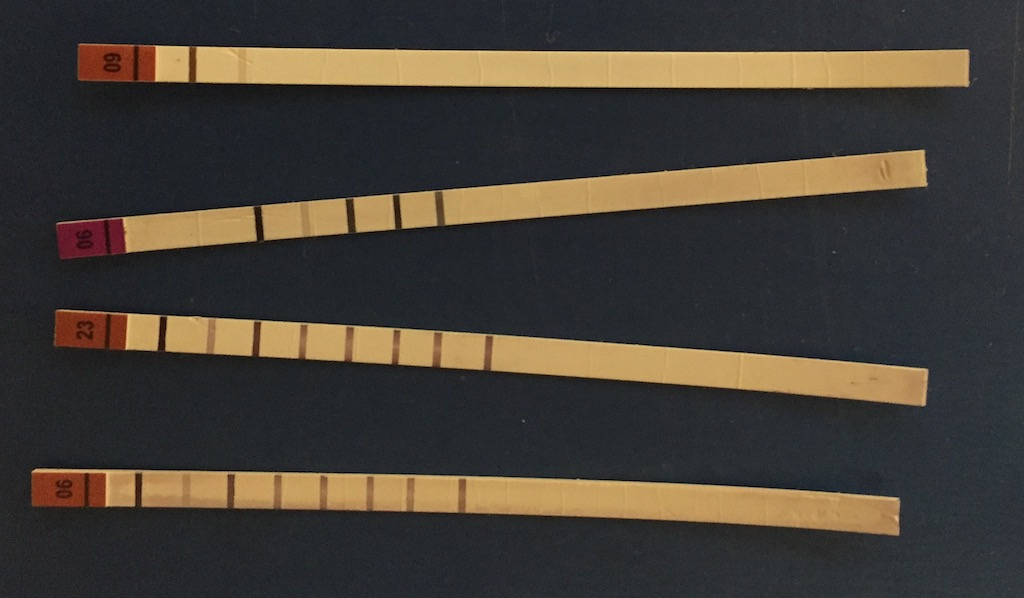
#> input picture test/scene.jpg, 1024 x 598 px
$ python corner.py
#> lines starting #> are read from the running program, lines starting #| are printed output that depends on the picture; after the words box and inside, x2 and y2 are one past the last pixel; in counts of white or black regions, pixels touching at a corner belong together
import cv2
import numpy as np

filename = 'scene.jpg'
img = cv2.imread(filename)
#> img is the input picture: shape (598, 1024, 3); mean B, G, R 54.6, 62.8, 69.1
gray = cv2.cvtColor(img,cv2.COLOR_BGR2GRAY)
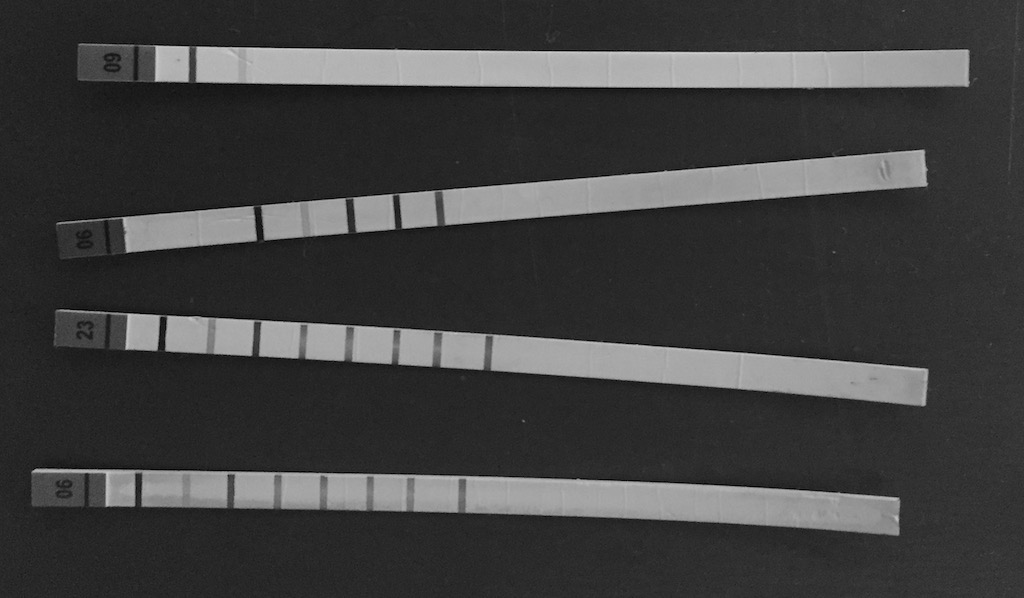
#> gray: shape (598, 1024); min 0, max 210, mean 63.8

gray = np.float32(gray)
dst = cv2.cornerHarris(gray,2,3,0.04)
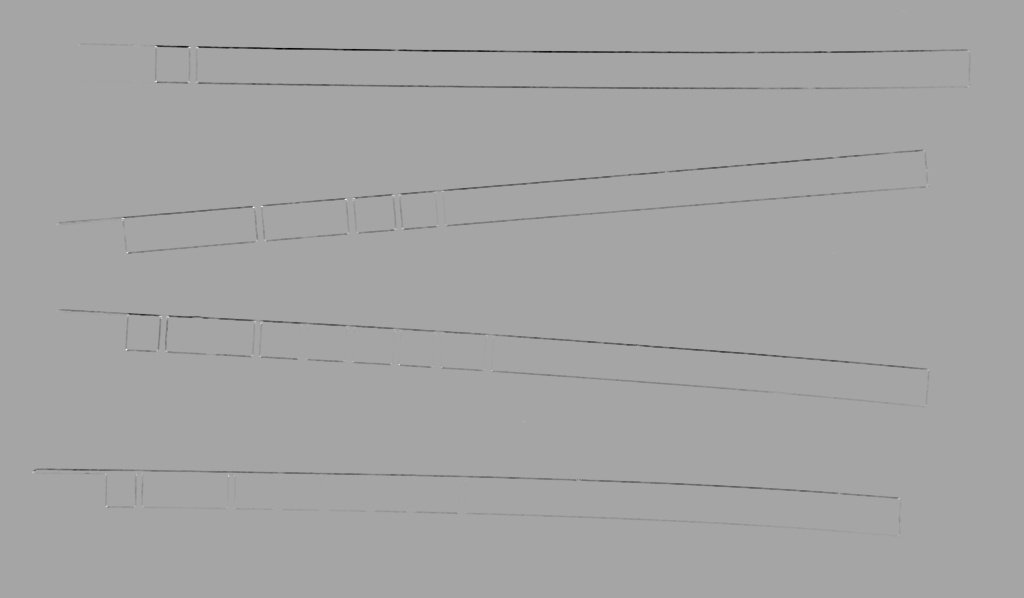
#> dst: shape (598, 1024) float32; min -28986868, max 15655682, mean -157668.5; drawn with min black and max white

#result is dilated for marking the corners, not important
dst = cv2.dilate(dst,None)
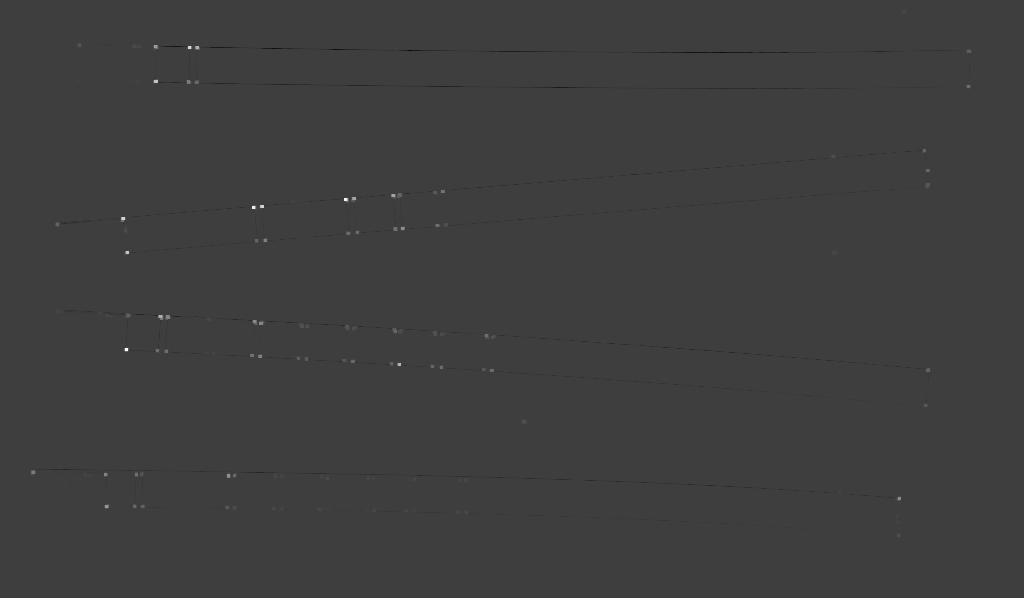
#> dst: shape (598, 1024) float32; min -5082104.5, max 15655682, mean 555; drawn with min black and max white

# Threshold for an optimal value, it may vary depending on the image.
img[dst>0.01*dst.max()]=[0,0,255]
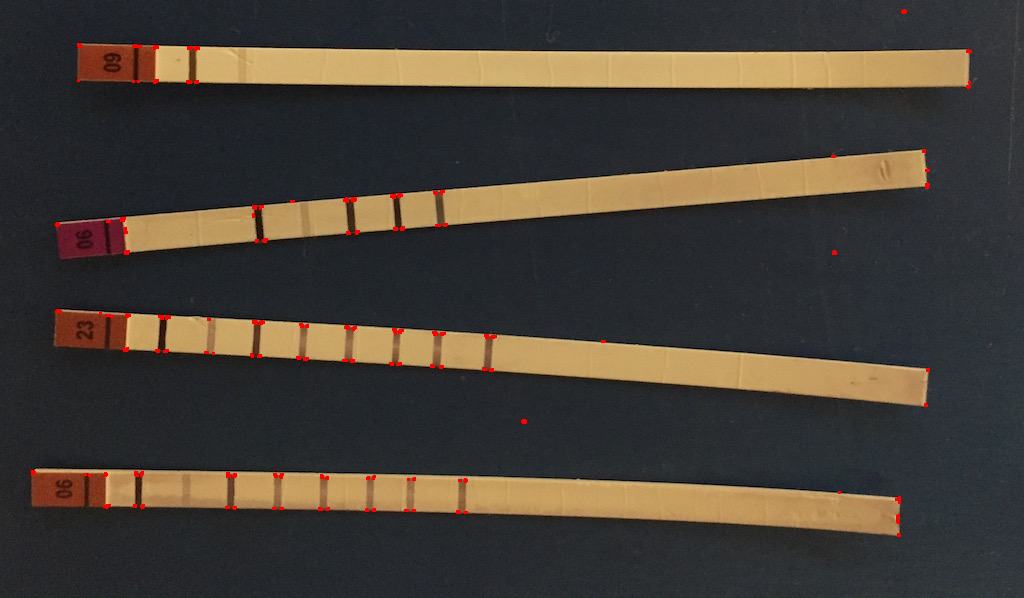
#> img: shape (598, 1024, 3); 0.39% of pixels changed, all inside (x1, y1, x2, y2) = (31, 9, 972, 537)

cv2.imshow('dst',dst)
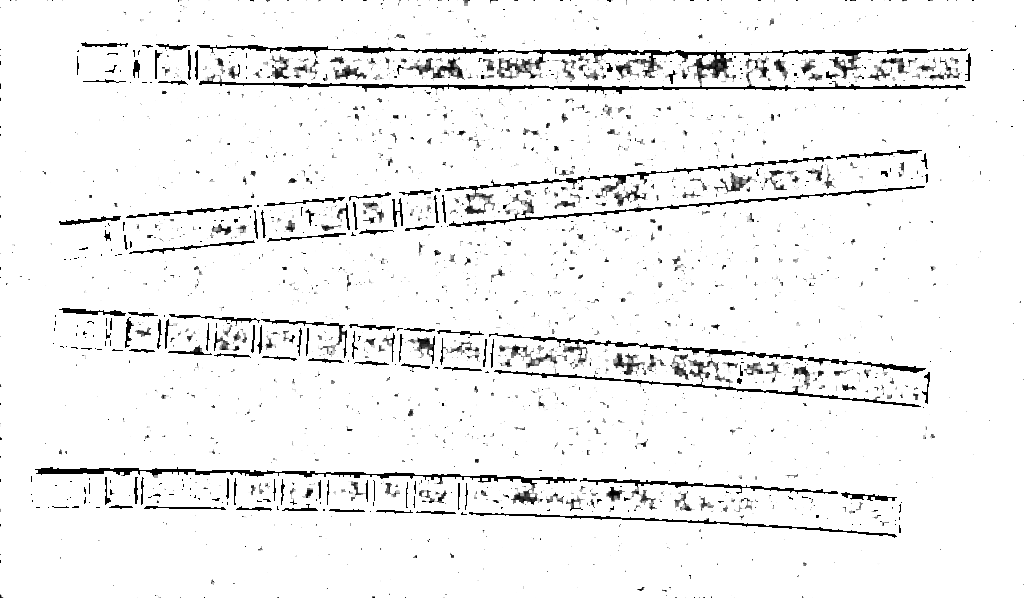
#> window 'dst': shape (598, 1024); min 0, max 255, mean 241.2
if cv2.waitKey(0) & 0xff == 27:
#> (key Esc is pressed here)
    cv2.destroyAllWindows()

$ run again, with test/object.jpg copied over test/scene.jpg
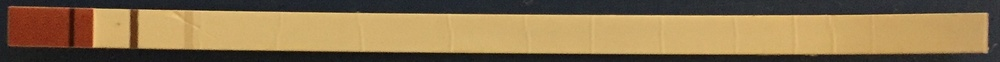
#> input picture test/object.jpg, 1000 x 62 px, shrunk from 2362 x 147 before the run
#> img is the input picture: shape (62, 1000, 3); mean B, G, R 77.6, 114.4, 138.5
#> `dst = cv2.dilate(dst,None)`:
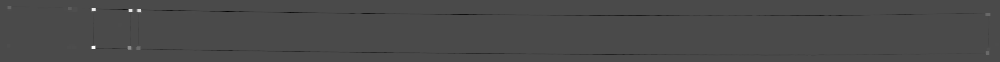
#> dst: shape (62, 1000) float32; min -4997515.5, max 12091108, mean -23306.3; drawn with min black and max white
#> img: shape (62, 1000, 3); 0.45% of pixels changed, all inside (x1, y1, x2, y2) = (7, 6, 991, 55)
#> `cv2.imshow('dst',dst)`:
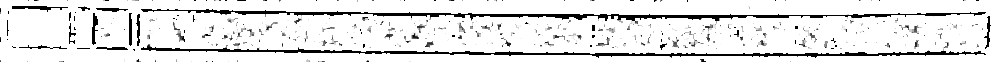
#> window 'dst': shape (62, 1000); min 0, max 255, mean 228.1
